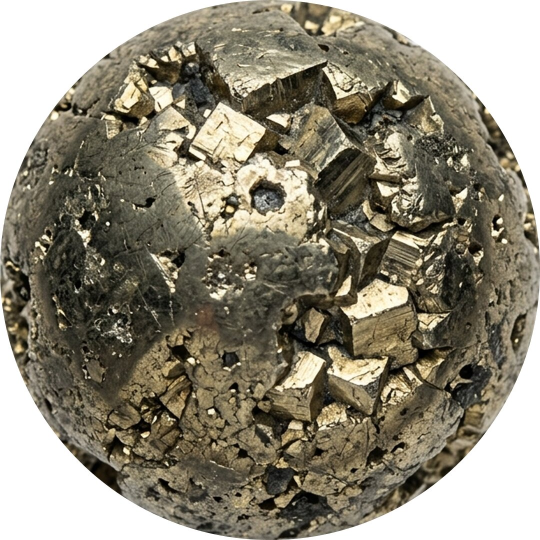
#> input picture assets/stones/raw_pyrite.jpg, 1080 x 1080 px (shown at 1/2 size)
$ python process_stone.py assets/stones/raw_pyrite.jpg assets/stones/amethyst.jpg
#> lines starting #> are read from the running program, lines starting #| are printed output that depends on the picture
from PIL import Image, ImageDraw, ImageFilter
import sys
import math

def process_image(input_path, output_path):
    # Open image
#> called with input_path = 'assets/stones/raw_pyrite.jpg', output_path = 'assets/stones/amethyst.jpg'
    img = Image.open(input_path).convert("RGBA")

    # 1. Find the bounding box of the bead (non-white pixels)
    # Convert to grayscale and threshold to find white background
    gray = img.convert("L")
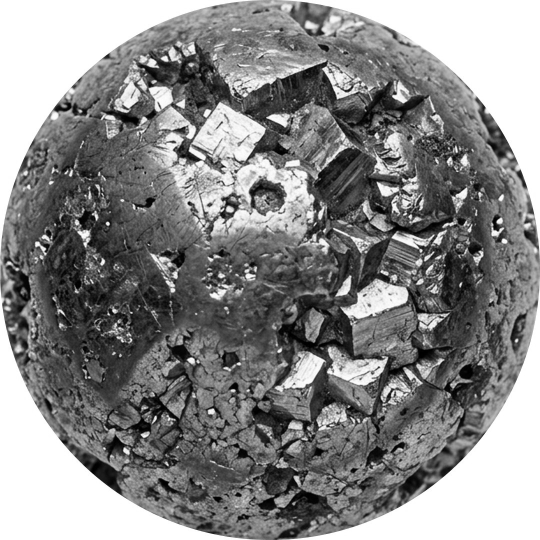
#> gray: PIL image 1080x1080 L (shown at 1/2 size); min 0, max 255, mean 136.6
    bbox = None
    width, height = img.size
#> width = 1080; height = 1080

    # Simple thresholding: anything brighter than 240 is background
    for y in range(height):
        for x in range(width):
            if gray.getpixel((x, y)) < 240:
                if bbox is None:
                    bbox = [x, y, x, y]
                else:
                    bbox[0] = min(bbox[0], x)
                    bbox[1] = min(bbox[1], y)
                    bbox[2] = max(bbox[2], x)
                    bbox[3] = max(bbox[3], y)
#> after the loop, bbox = [0, 0, 1079, 1079]

    if bbox is None:
        print("Could not find bead in", input_path)
        return

    # Crop to the bounding box
    img_cropped = img.crop((bbox[0], bbox[1], bbox[2]+1, bbox[3]+1))

    # 2. Make it perfectly circular and remove background
    w, h = img_cropped.size
#> w = 1080; h = 1080
    size = min(w, h)
#> size = 1080

    # Resize to perfect square just in case
    img_sq = img_cropped.resize((size, size), Image.Resampling.LANCZOS)

    # Create circular mask
    mask = Image.new("L", (size, size), 0)
#> mask: PIL image 1080x1080 L; every value is 0
    draw = ImageDraw.Draw(mask)
    draw.ellipse((0, 0, size, size), fill=255)

    # Apply mask
    result = Image.new("RGBA", (size, size), (0,0,0,0))
#> result: PIL image 1080x1080 RGBA; every value is 0
    result.paste(img_sq, (0,0), mask=mask)

    # 3. Patch the center hole
    # Assuming hole is in the dead center, approx 15% of the radius
    hole_radius = int(size * 0.15)
#> hole_radius = 162
    cx, cy = size // 2, size // 2
#> cx = 540; cy = 540

    # To patch it, we can copy an annular region around the hole and paste it inward, or blur it.
    # A simple way: take a patch from nearby (e.g. above the hole) and paste it over the hole, then blend.
    patch_size = hole_radius * 2
#> patch_size = 324
    patch = result.crop((cx - hole_radius, cy - hole_radius * 3, cx + hole_radius, cy - hole_radius))
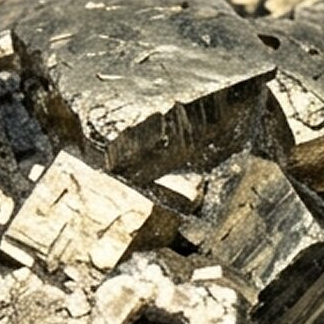
#> patch: PIL image 324x324 RGBA; mean R, G, B, A 138.4, 131.1, 108.1, 255

    # Paste the patch over the hole
    patch_mask = Image.new("L", (patch_size, patch_size), 0)
#> patch_mask: PIL image 324x324 L; every value is 0
    pdraw = ImageDraw.Draw(patch_mask)
    pdraw.ellipse((0, 0, patch_size, patch_size), fill=255)

    # Blur the edges of the patch mask for blending
    patch_mask = patch_mask.filter(ImageFilter.GaussianBlur(2))
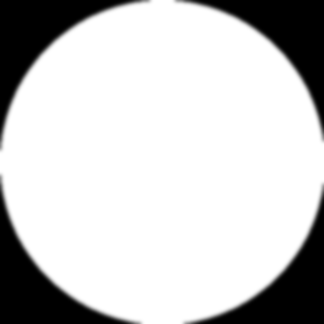
#> patch_mask: PIL image 324x324 L; min 0, max 255, mean 201.2

    result.paste(patch, (cx - hole_radius, cy - hole_radius), patch_mask)
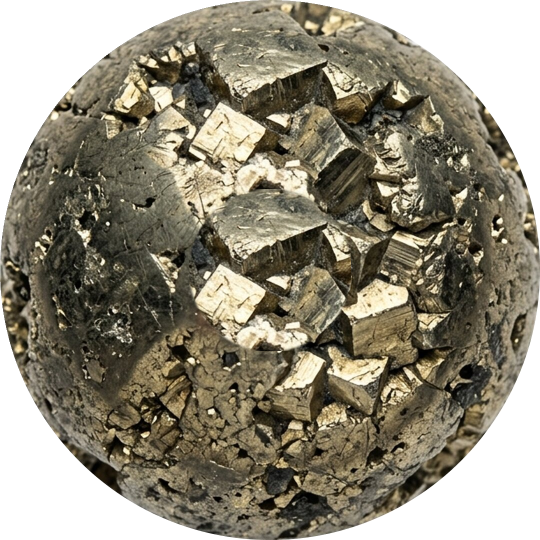
#> result: PIL image 1080x1080 RGBA (shown at 1/2 size); mean R, G, B, A 90.5, 84.6, 67.9, 200.6; transparent parts drawn white

    # Save
    result.save(output_path)
    print("Processed", output_path)

if __name__ == "__main__":
    process_image(sys.argv[1], sys.argv[2])

$ run again, on assets/stones/citrine.jpg
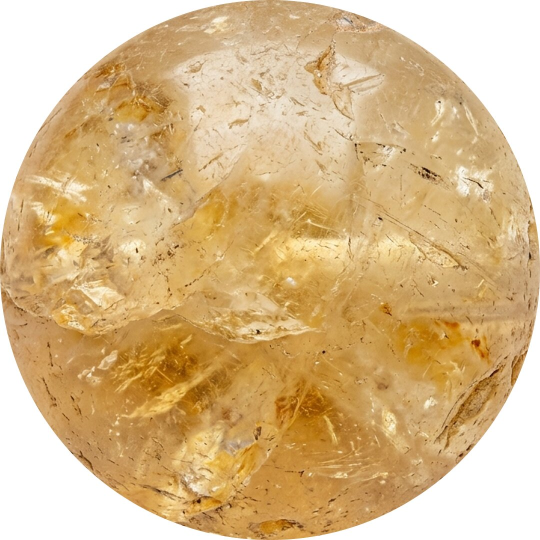
#> input picture assets/stones/citrine.jpg, 1080 x 1080 px (shown at 1/2 size)
#> mask: PIL image 1080x1080 L; every value is 0
#> in process_image, `patch = result.crop((cx - hole_radius, cy - hole_radius * 3, cx + hole..`:
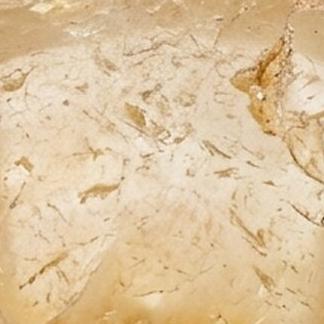
#> patch: PIL image 324x324 RGBA; mean R, G, B, A 221.5, 196.3, 159.1, 255
#> in process_image, `result.paste(patch, (cx - hole_radius, cy - hole_radius), patch_mask)`:
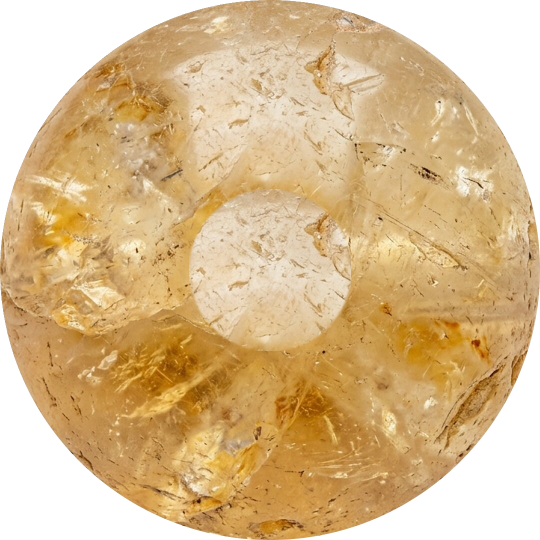
#> result: PIL image 1080x1080 RGBA (shown at 1/2 size); mean R, G, B, A 162.6, 132.1, 86.5, 200.6; transparent parts drawn white

$ run again, on assets/stones/clear_quartz.jpg
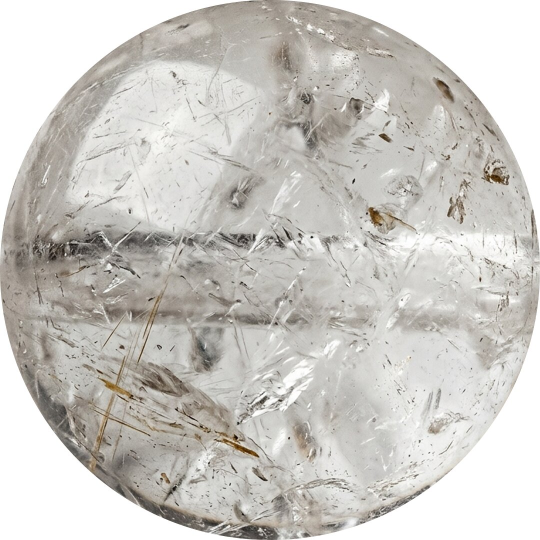
#> input picture assets/stones/clear_quartz.jpg, 1080 x 1080 px (shown at 1/2 size)
#> mask: PIL image 1080x1080 L; every value is 0
#> in process_image, `patch = result.crop((cx - hole_radius, cy - hole_radius * 3, cx + hole..`:
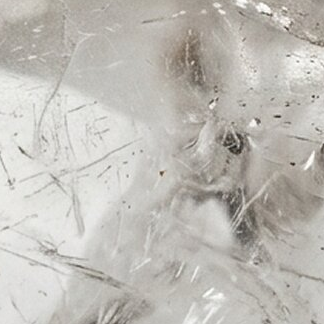
#> patch: PIL image 324x324 RGBA; mean R, G, B, A 191.7, 188.7, 182.7, 255
#> in process_image, `result.paste(patch, (cx - hole_radius, cy - hole_radius), patch_mask)`:
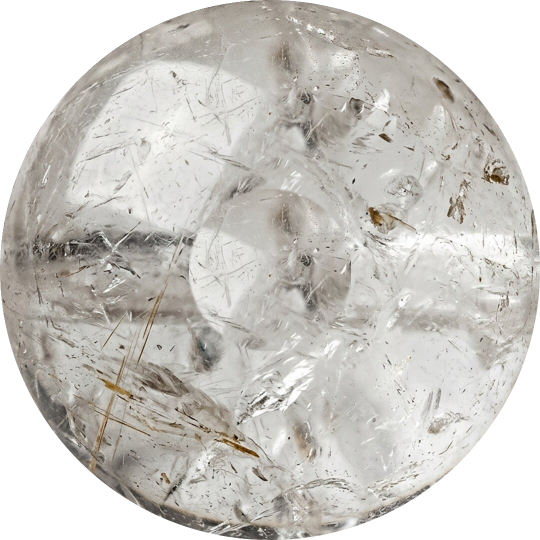
#> result: PIL image 1080x1080 RGBA (shown at 1/2 size); mean R, G, B, A 149.4, 146.9, 142, 200.6; transparent parts drawn white

$ run again, on assets/stones/green_aventurine.jpg
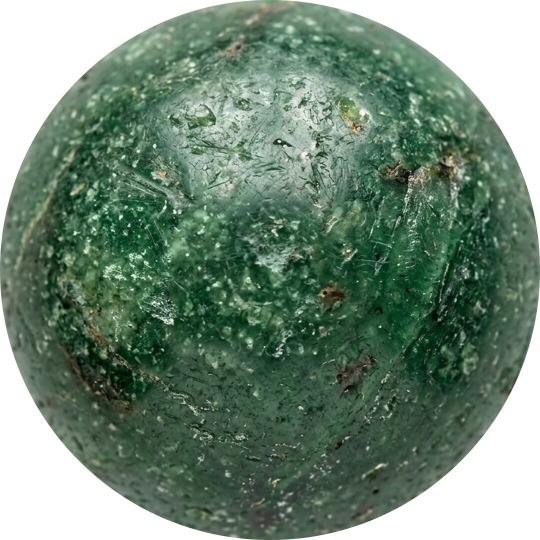
#> input picture assets/stones/green_aventurine.jpg, 1080 x 1080 px (shown at 1/2 size)
#> mask: PIL image 1080x1080 L; every value is 0
#> in process_image, `patch = result.crop((cx - hole_radius, cy - hole_radius * 3, cx + hole..`:
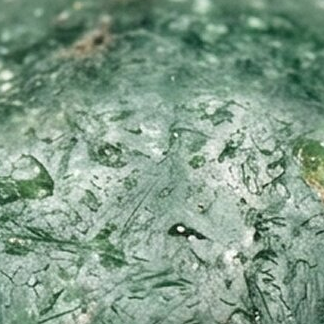
#> patch: PIL image 324x324 RGBA; mean R, G, B, A 129, 155.7, 136.5, 255
#> in process_image, `result.paste(patch, (cx - hole_radius, cy - hole_radius), patch_mask)`:
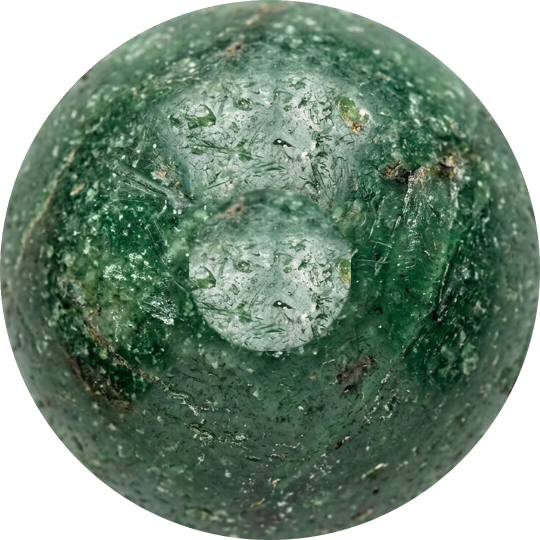
#> result: PIL image 1080x1080 RGBA (shown at 1/2 size); mean R, G, B, A 65.5, 87.9, 71.1, 200.6; transparent parts drawn white
